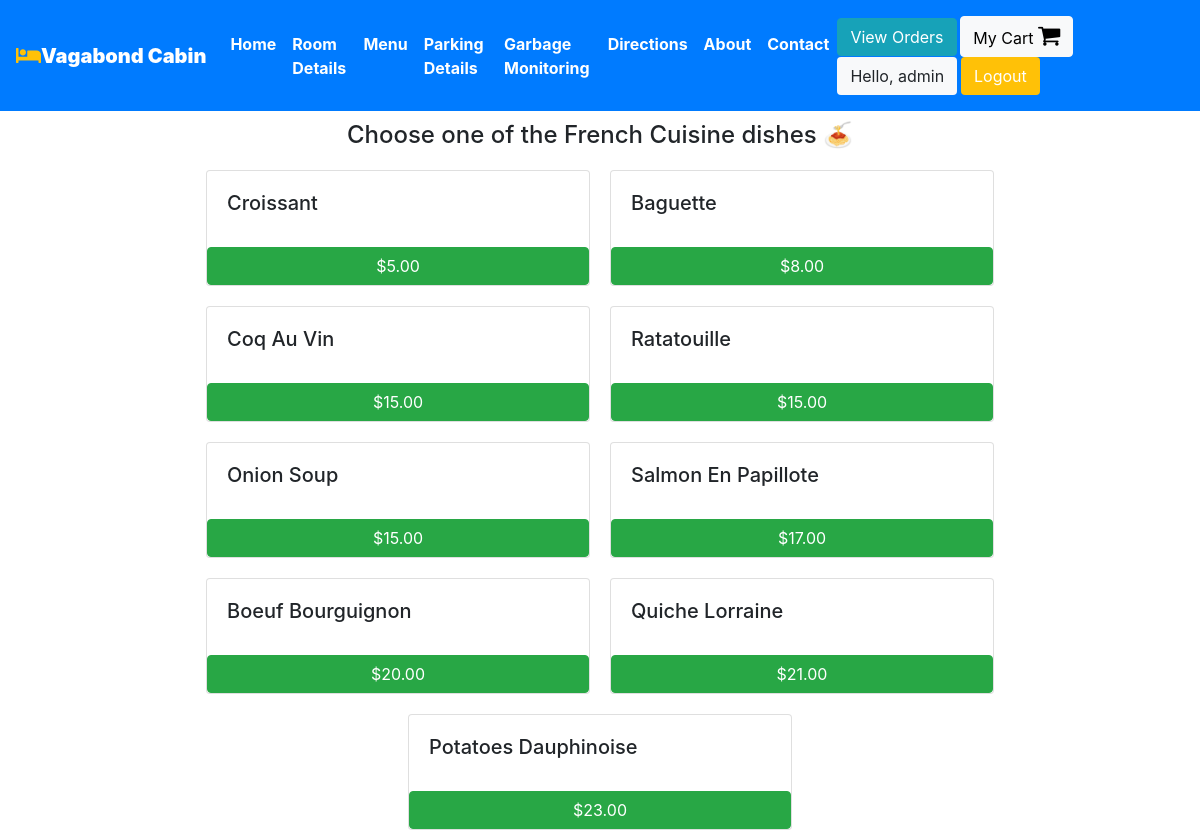
The app's page /order/French_Cuisine (signed in) with its own data.
### orders/models.py (models this page shows, shortened)
class FrenchCuisine(models.Model):
    dish_name = models.CharField(max_length=200)
    price = models.DecimalField(max_digits=6, decimal_places=2)

### orders/views.py (the view)
# urls.py: path('French_Cuisine', views.french_cuisine, name='french_cuisine'),
def french_cuisine(request):
    if request.user.is_authenticated:
        return render(request, "orders/french.html", context = {"dishes":FrenchCuisine.objects.all})
    else:
        return redirect("/user/login")

### templates/orders/french.html (shortened to what this page needs)
{% extends 'basic.html' %}
{% block body %}
{% block css %}
    <link rel="stylesheet" href="https://stackpath.bootstrapcdn.com/bootstrap/4.3.1/css/bootstrap.min.css">
    <link rel="stylesheet" href="https://cdnjs.cloudflare.com/ajax/libs/font-awesome/4.7.0/css/font-awesome.min.css">
    <link href="https://cdnjs.cloudflare.com/ajax/libs/toastr.js/latest/toastr.min.css" rel="stylesheet"/>
<link rel="stylesheet" href="/orders/main.js">
{% endblock css %}
    <div class="container">
      <h4 style="margin:10px; text-align:center;"> Choose one of the French Cuisine dishes &#x1f35d </h4>
       <div class="row justify-content-center">
        {% for dish in dishes %}
            <div class="card" style="width: 24rem; margin:10px;">
              <div class="card-body">
                <h5 class="card-title" >{{dish.dish_name}}</h5>
              </div>
              <button class="btn btn-success" onclick="add_to_cart({item_description:'{{dish.dish_name}}' , price:{{dish.price}} })">${{dish.price}}</button>
            </div>
        {% endfor %}
      </div>
    </div>
{% endblock body %}

### templates/basic.html (shortened to what this page needs)
{% load static %}
<!DOCTYPE html>
<!DOCTYPE html>
<html lang="en">
<head>
    <link rel="stylesheet" href="https://use.fontawesome.com/releases/v5.7.0/css/all.css">
    <link rel="stylesheet" href="{% static 'bootstrap/bootstrap.css' %}">
    <link rel="stylesheet" href="https://maxcdn.bootstrapcdn.com/bootstrap/4.5.0/css/bootstrap.min.css" >
    <link href="https://cdnjs.cloudflare.com/ajax/libs/toastr.js/latest/toastr.min.css" rel="stylesheet"/>
     {% load static %}
    <link rel="stylesheet" href="{% static 'orders/main.js' %}">
    {% block css %}
    {% endblock css %}
</head>
<body style="dbackground-image: url('https://source.unsplash.com/random');height: 100%;">
    <div class="container-fluid px-0">
        <nav class="navbar navbar-expand-lg navbar-dark bg-primary font-weight-bold">
            <a class="navbar-brand text-bold bg-black " href="/"><i class="fas fa-hotel text-warning"></i><b>Vagabond Cabin</b></a>
            <div class="collapse navbar-collapse " id="navbarSupportedContent">
                <ul class="navbar-nav mr-auto ">
                    <li class="nav-item active">
                        <a class="nav-link text-bold " href="/home"> Home</a>
                    </li>
                    {% if user.is_staff %}
                    <li class="nav-item active">
                        <a class="nav-link text-bold" href="/staff/panel">Room Details </a>
                    </li>
                    {% elif user.is_staff == False and user.is_authenticated %}
                    <li class="nav-item active">
                            <a class="nav-link text-bold" href="/user/bookings">Room Bookings </a>
                        </li>
                    {% endif %}
                    {%if user.is_authenticated %}
                    <li class="nav-item active">
                        <a class="nav-link text-bold" href="/order">Menu </a>
                    </li>
                    {% endif %}
                    {% if user.is_staff %}
                    <li class="nav-item active">
                        <a class="nav-link text-bold" href="/parking/reservations">Parking Details</a>
                    </li>
                    {% endif %}
                    {% if user.is_staff %}
                    <li class="nav-item active">
                        <a class="nav-link text-bold" href="/garbage/dashboard">Garbage Monitoring </a>
                    </li>
                    {% endif %}
                    <li class="nav-item active">
                        <a class="nav-link text-bold" href="/directions">Directions</a>
                    </li>
                     <li class="nav-item active">
                        <a class="nav-link text-bold" href="/about">About</a>
                    </li>
                    <li class="nav-item active">
                        <a class="nav-link text-bold" href="/contact">Contact </a>
                    </li>
                </ul>
                {% if user.is_authenticated %}
                    <span class="navbar-text">
                        <a href="/order/view-orders" class="btn btn-info">View Orders</a>
                        <a href="/order/cart" id="cart_button" class="btn btn-light" style="color:black;">My Cart <i
                            class="fa fa-shopping-cart" style="font-size:24px;"></i></a>
                        <button class="btn btn-group bg-light" data-toggle="modal" data-target="#forlogin">
                            Hello, {{request.user}}
                            </button>
                        <a href="/logout" class="btn btn-group bg-warning">Logout</a>
                        </span>
                {% endif %}
            </div>
        </nav>
    </div>
    {% block body %}
    {% endblock body %}
</body>
</html>

### templates/basic.html (style rules this page uses)
a { text-decoration: none; }

### records on screen
FrenchCuisine: dish_name "Croissant", price "5.00"
FrenchCuisine: dish_name "Baguette", price "8.00"
FrenchCuisine: dish_name "Coq Au Vin", price "15.00"
FrenchCuisine: dish_name "Ratatouille", price "15.00"
FrenchCuisine: dish_name "Onion Soup", price "15.00"
FrenchCuisine: dish_name "Salmon En Papillote", price "17.00"
FrenchCuisine: dish_name "Boeuf Bourguignon", price "20.00"
FrenchCuisine: dish_name "Quiche Lorraine", price "21.00"
FrenchCuisine: dish_name "Potatoes Dauphinoise", price "23.00"

### other values on screen
{{ request.user }} "admin"
